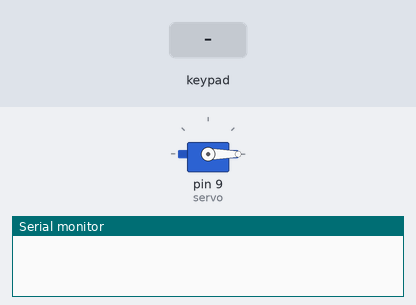
Bench run of a sketch on a simulated Arduino Mega 2560, built with avr-gcc and run on an emulated ATmega2560. Parts: servo, the last lines printed to the serial monitor. Inputs (shaded band) come from the test bench.

Above: at 1.2 s.
1.3 s: key '7' pressed
2.8 s: keypad keys 1 3 9 7 2 2 2 2 # pressed 0.4 s apart
At 6.5 s:
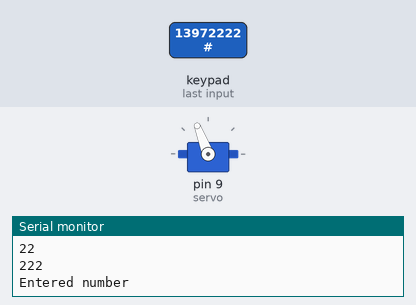
7.9 s: key '/' pressed
9.4 s: key '#' pressed
At 10.3 s:
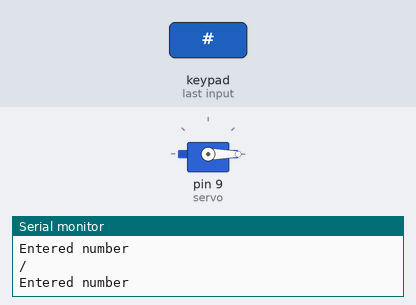
10.9 s: keypad keys 3 1 3 3 3 5 3 7 * pressed 0.4 s apart
16.0 s: keypad keys 3 1 3 3 3 5 3 7 = pressed 0.4 s apart
Timing chart, 0 to 19.0 s (numbered marks = the images above; inputs shaded):
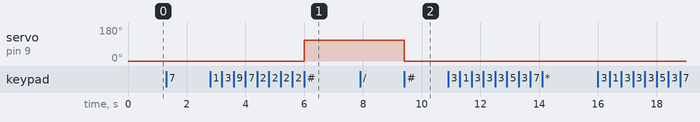

Measured:
- after the input at 2.8 s, servo on pin 9 (servo): 0° → 111° after 3.2 s
- after the input at 9.4 s, servo on pin 9 (servo): 111° → 0° at once

The sketch:

sketch_nov07b.ino
```cpp
#include <Arduino.h>
#include <Servo.h>
#include <Keypad.h>

const int DELAY = 300;

const byte rows = 4;
const byte cols = 4;
char keys[rows][cols] = {
    {'7', '8', '9', '/'},
    {'4', '5', '6', '*'},
    {'1', '2', '3', '-'},
    {'#', '0', '=', '+'}};
byte rowPins[rows] = {31, 33, 35, 37};
byte colPins[cols] = {23, 25, 27, 29};
Keypad keypad = Keypad(makeKeymap(keys), rowPins, colPins, rows, cols);

Servo servo;

void setup() {
  // put your setup code here, to run once:
  servo.attach(9, 1000, 2000);
  Serial.begin(9600);
}

void loop() {
  // put your main code here, to run repeatedly:
  servo.write(0);

  String input = "";

  while (true) {
    char in = keypad.getKey();
    if (in == NO_KEY)
      continue;
    if (in == '#') {
      Serial.println("Entered number");
      int degree = input.toInt();
      servo.write(degree/2);
      input = "";
      continue;
    }
    input += in;
    Serial.println(input);
    if (input.toInt() > 360) {
      input = "";
    }
  }
}
```
